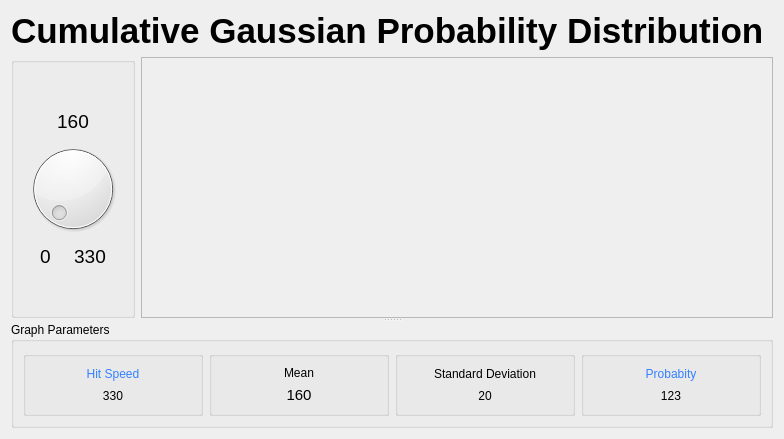
<?xml version="1.0" encoding="UTF-8"?>
<ui version="4.0">
 <class>Form</class>
 <widget class="QWidget" name="Form">
  <property name="sizePolicy">
   <sizepolicy hsizetype="Minimum" vsizetype="Minimum">
    <horstretch>250</horstretch>
    <verstretch>250</verstretch>
   </sizepolicy>
  </property>
  <property name="minimumSize">
   <size>
    <width>250</width>
    <height>250</height>
   </size>
  </property>
  <property name="windowTitle">
   <string>Form</string>
  </property>
  <property name="windowIcon">
   <iconset resource="../Pictures/C developer/Design.qrc">
    <normaloff>:/newPrefix/Downloads/istockphoto-1300314773-170667a-removebg-preview.png</normaloff>:/newPrefix/Downloads/istockphoto-1300314773-170667a-removebg-preview.png</iconset>
  </property>
  <layout class="QHBoxLayout" name="horizontalLayout">
   <item>
    <layout class="QVBoxLayout" name="verticalLayout_7">
     <item>
      <widget class="QLabel" name="label_3">
       <property name="sizePolicy">
        <sizepolicy hsizetype="Fixed" vsizetype="Fixed">
         <horstretch>0</horstretch>
         <verstretch>0</verstretch>
        </sizepolicy>
       </property>
       <property name="cursor">
        <cursorShape>ForbiddenCursor</cursorShape>
       </property>
       <property name="styleSheet">
        <string notr="true">font: 24pt &quot;Wide Latin&quot;;
font: 20pt &quot;Poor Richard&quot;;
</string>
       </property>
       <property name="text">
        <string>&lt;html&gt;&lt;head/&gt;&lt;body&gt;&lt;p align=&quot;center&quot;&gt;&lt;span style=&quot; font-size:26pt; font-weight:600;&quot;&gt;Cumulative Gaussian Probability Distribution &lt;/span&gt;&lt;/p&gt;&lt;/body&gt;&lt;/html&gt;</string>
       </property>
       <property name="alignment">
        <set>Qt::AlignHCenter|Qt::AlignTop</set>
       </property>
      </widget>
     </item>
     <item>
      <widget class="QSplitter" name="splitter">
       <property name="orientation">
        <enum>Qt::Vertical</enum>
       </property>
       <widget class="QWidget" name="">
        <layout class="QHBoxLayout" name="horizontalLayout_5">
         <item>
          <widget class="QGroupBox" name="groupBox">
           <property name="title">
            <string/>
           </property>
           <layout class="QVBoxLayout" name="verticalLayout_6">
            <item>
             <layout class="QVBoxLayout" name="verticalLayout_5">
              <item>
               <spacer name="verticalSpacer">
                <property name="orientation">
                 <enum>Qt::Vertical</enum>
                </property>
                <property name="sizeHint" stdset="0">
                 <size>
                  <width>20</width>
                  <height>40</height>
                 </size>
                </property>
               </spacer>
              </item>
              <item>
               <widget class="QLabel" name="Mean_Velocity">
                <property name="enabled">
                 <bool>true</bool>
                </property>
                <property name="sizePolicy">
                 <sizepolicy hsizetype="Fixed" vsizetype="Fixed">
                  <horstretch>0</horstretch>
                  <verstretch>0</verstretch>
                 </sizepolicy>
                </property>
                <property name="maximumSize">
                 <size>
                  <width>16777213</width>
                  <height>16777215</height>
                 </size>
                </property>
                <property name="cursor">
                 <cursorShape>ForbiddenCursor</cursorShape>
                </property>
                <property name="focusPolicy">
                 <enum>Qt::TabFocus</enum>
                </property>
                <property name="styleSheet">
                 <string notr="true">font: 63 12pt &quot;Segoe UI Semibold&quot;;</string>
                </property>
                <property name="frameShape">
                 <enum>QFrame::NoFrame</enum>
                </property>
                <property name="midLineWidth">
                 <number>2</number>
                </property>
                <property name="text">
                 <string>&lt;html&gt;&lt;head/&gt;&lt;body&gt;&lt;p align=&quot;center&quot;&gt;&lt;span style=&quot; font-size:14pt;&quot;&gt;160&lt;/span&gt;&lt;/p&gt;&lt;/body&gt;&lt;/html&gt;</string>
                </property>
                <property name="alignment">
                 <set>Qt::AlignBottom|Qt::AlignHCenter</set>
                </property>
               </widget>
              </item>
              <item>
               <widget class="QDial" name="Dial">
                <property name="sizePolicy">
                 <sizepolicy hsizetype="Minimum" vsizetype="Fixed">
                  <horstretch>0</horstretch>
                  <verstretch>0</verstretch>
                 </sizepolicy>
                </property>
                <property name="cursor">
                 <cursorShape>ClosedHandCursor</cursorShape>
                </property>
                <property name="styleSheet">
                 <string notr="true">
color: rgb(85, 0, 255);</string>
                </property>
               </widget>
              </item>
              <item>
               <layout class="QHBoxLayout" name="horizontalLayout_4">
                <item>
                 <widget class="QLabel" name="Initial_Velocity">
                  <property name="sizePolicy">
                   <sizepolicy hsizetype="Fixed" vsizetype="Preferred">
                    <horstretch>0</horstretch>
                    <verstretch>0</verstretch>
                   </sizepolicy>
                  </property>
                  <property name="cursor">
                   <cursorShape>ForbiddenCursor</cursorShape>
                  </property>
                  <property name="whatsThis">
                   <string>&lt;html&gt;&lt;head/&gt;&lt;body&gt;&lt;p align=&quot;right&quot;&gt;&lt;br/&gt;&lt;/p&gt;&lt;/body&gt;&lt;/html&gt;</string>
                  </property>
                  <property name="styleSheet">
                   <string notr="true">font: 63 12pt &quot;Segoe UI Semibold&quot;;</string>
                  </property>
                  <property name="text">
                   <string>&lt;html&gt;&lt;head/&gt;&lt;body&gt;&lt;p align=&quot;center&quot;&gt;&lt;span style=&quot; font-size:14pt;&quot;&gt;0&lt;/span&gt;&lt;/p&gt;&lt;/body&gt;&lt;/html&gt;</string>
                  </property>
                  <property name="alignment">
                   <set>Qt::AlignLeading|Qt::AlignLeft|Qt::AlignTop</set>
                  </property>
                 </widget>
                </item>
                <item>
                 <widget class="QLabel" name="Final_Velocity_330">
                  <property name="sizePolicy">
                   <sizepolicy hsizetype="Fixed" vsizetype="Preferred">
                    <horstretch>0</horstretch>
                    <verstretch>0</verstretch>
                   </sizepolicy>
                  </property>
                  <property name="cursor">
                   <cursorShape>ForbiddenCursor</cursorShape>
                  </property>
                  <property name="whatsThis">
                   <string>&lt;html&gt;&lt;head/&gt;&lt;body&gt;&lt;p align=&quot;right&quot;&gt;0&lt;/p&gt;&lt;/body&gt;&lt;/html&gt;</string>
                  </property>
                  <property name="styleSheet">
                   <string notr="true">font: 63 12pt &quot;Segoe UI Semibold&quot;;
</string>
                  </property>
                  <property name="text">
                   <string>&lt;html&gt;&lt;head/&gt;&lt;body&gt;&lt;p align=&quot;center&quot;&gt;&lt;span style=&quot; font-size:14pt;&quot;&gt;330&lt;/span&gt;&lt;/p&gt;&lt;/body&gt;&lt;/html&gt;</string>
                  </property>
                  <property name="scaledContents">
                   <bool>false</bool>
                  </property>
                  <property name="alignment">
                   <set>Qt::AlignLeading|Qt::AlignLeft|Qt::AlignTop</set>
                  </property>
                  <property name="wordWrap">
                   <bool>false</bool>
                  </property>
                 </widget>
                </item>
               </layout>
              </item>
              <item>
               <spacer name="verticalSpacer_2">
                <property name="orientation">
                 <enum>Qt::Vertical</enum>
                </property>
                <property name="sizeHint" stdset="0">
                 <size>
                  <width>20</width>
                  <height>40</height>
                 </size>
                </property>
               </spacer>
              </item>
             </layout>
            </item>
           </layout>
          </widget>
         </item>
         <item>
          <widget class="QGraphicsView" name="graphicsView">
           <property name="enabled">
            <bool>false</bool>
           </property>
           <property name="sizePolicy">
            <sizepolicy hsizetype="MinimumExpanding" vsizetype="Fixed">
             <horstretch>200</horstretch>
             <verstretch>200</verstretch>
            </sizepolicy>
           </property>
           <property name="minimumSize">
            <size>
             <width>200</width>
             <height>200</height>
            </size>
           </property>
           <property name="maximumSize">
            <size>
             <width>16777215</width>
             <height>16777213</height>
            </size>
           </property>
           <property name="sizeIncrement">
            <size>
             <width>0</width>
             <height>0</height>
            </size>
           </property>
           <property name="cursor" stdset="0">
            <cursorShape>ArrowCursor</cursorShape>
           </property>
           <property name="layoutDirection">
            <enum>Qt::LeftToRight</enum>
           </property>
           <property name="autoFillBackground">
            <bool>false</bool>
           </property>
           <property name="alignment">
            <set>Qt::AlignCenter</set>
           </property>
           <property name="renderHints">
            <set>QPainter::TextAntialiasing</set>
           </property>
           <property name="viewportUpdateMode">
            <enum>QGraphicsView::FullViewportUpdate</enum>
           </property>
          </widget>
         </item>
        </layout>
       </widget>
       <widget class="QGroupBox" name="Parameters_GroupBox">
        <property name="styleSheet">
         <string notr="true">font: 25pt &quot;Playbill&quot;;
font: 63 12pt &quot;Segoe UI Semibold&quot;;</string>
        </property>
        <property name="title">
         <string>Graph Parameters</string>
        </property>
        <layout class="QHBoxLayout" name="horizontalLayout_3">
         <item>
          <widget class="QGroupBox" name="groupBox_5">
           <property name="title">
            <string/>
           </property>
           <layout class="QVBoxLayout" name="verticalLayout_12">
            <item>
             <layout class="QHBoxLayout" name="horizontalLayout_2">
              <item>
               <layout class="QVBoxLayout" name="verticalLayout_3">
                <item>
                 <widget class="QLabel" name="label_6">
                  <property name="styleSheet">
                   <string notr="true">font: 63 12pt &quot;Segoe UI Semibold&quot;;
color: rgb(51, 128, 255);
</string>
                  </property>
                  <property name="text">
                   <string>&lt;html&gt;&lt;head/&gt;&lt;body&gt;&lt;p align=&quot;center&quot;&gt;Hit Speed&lt;/p&gt;&lt;/body&gt;&lt;/html&gt;</string>
                  </property>
                 </widget>
                </item>
                <item>
                 <widget class="QLabel" name="label_7">
                  <property name="cursor">
                   <cursorShape>ForbiddenCursor</cursorShape>
                  </property>
                  <property name="styleSheet">
                   <string notr="true">font: 63 12pt &quot;Segoe UI Semibold&quot;;</string>
                  </property>
                  <property name="text">
                   <string>&lt;html&gt;&lt;head/&gt;&lt;body&gt;&lt;p align=&quot;center&quot;&gt;330&lt;/p&gt;&lt;/body&gt;&lt;/html&gt;</string>
                  </property>
                 </widget>
                </item>
               </layout>
              </item>
             </layout>
            </item>
           </layout>
          </widget>
         </item>
         <item>
          <widget class="QGroupBox" name="groupBox_4">
           <property name="title">
            <string/>
           </property>
           <layout class="QVBoxLayout" name="verticalLayout_11">
            <item>
             <layout class="QVBoxLayout" name="verticalLayout">
              <item>
               <widget class="QLabel" name="label">
                <property name="styleSheet">
                 <string notr="true">font: 63 12pt &quot;Segoe UI Semibold&quot;;</string>
                </property>
                <property name="text">
                 <string>&lt;html&gt;&lt;head/&gt;&lt;body&gt;&lt;p align=&quot;center&quot;&gt;Mean&lt;/p&gt;&lt;/body&gt;&lt;/html&gt;</string>
                </property>
               </widget>
              </item>
              <item>
               <widget class="QLabel" name="Mean_Value">
                <property name="cursor">
                 <cursorShape>ForbiddenCursor</cursorShape>
                </property>
                <property name="styleSheet">
                 <string notr="true">font: 63 12pt &quot;Segoe UI Semibold&quot;;</string>
                </property>
                <property name="text">
                 <string>&lt;html&gt;&lt;head/&gt;&lt;body&gt;&lt;p align=&quot;center&quot;&gt;&lt;span style=&quot; font-size:11pt;&quot;&gt;160&lt;/span&gt;&lt;/p&gt;&lt;/body&gt;&lt;/html&gt;</string>
                </property>
               </widget>
              </item>
             </layout>
            </item>
           </layout>
          </widget>
         </item>
         <item>
          <widget class="QGroupBox" name="groupBox_2">
           <property name="title">
            <string/>
           </property>
           <layout class="QVBoxLayout" name="verticalLayout_9">
            <item>
             <layout class="QVBoxLayout" name="verticalLayout_2">
              <item>
               <widget class="QLabel" name="label_4">
                <property name="styleSheet">
                 <string notr="true">font: 63 12pt &quot;Segoe UI Semibold&quot;;</string>
                </property>
                <property name="text">
                 <string>&lt;html&gt;&lt;head/&gt;&lt;body&gt;&lt;p align=&quot;center&quot;&gt;Standard Deviation&lt;/p&gt;&lt;/body&gt;&lt;/html&gt;</string>
                </property>
               </widget>
              </item>
              <item>
               <widget class="QLabel" name="label_5">
                <property name="cursor">
                 <cursorShape>ForbiddenCursor</cursorShape>
                </property>
                <property name="styleSheet">
                 <string notr="true">font: 63 12pt &quot;Segoe UI Semibold&quot;;</string>
                </property>
                <property name="text">
                 <string>&lt;html&gt;&lt;head/&gt;&lt;body&gt;&lt;p align=&quot;center&quot;&gt;20&lt;/p&gt;&lt;/body&gt;&lt;/html&gt;</string>
                </property>
               </widget>
              </item>
             </layout>
            </item>
           </layout>
          </widget>
         </item>
         <item>
          <widget class="QGroupBox" name="groupBox_3">
           <property name="title">
            <string/>
           </property>
           <layout class="QVBoxLayout" name="verticalLayout_10">
            <item>
             <layout class="QVBoxLayout" name="verticalLayout_4">
              <item>
               <widget class="QLabel" name="Probability">
                <property name="styleSheet">
                 <string notr="true">font: 63 12pt &quot;Segoe UI Semibold&quot;;
color: rgb(51, 128, 255);</string>
                </property>
                <property name="text">
                 <string>&lt;html&gt;&lt;head/&gt;&lt;body&gt;&lt;p align=&quot;center&quot;&gt;Probabity&lt;/p&gt;&lt;/body&gt;&lt;/html&gt;</string>
                </property>
               </widget>
              </item>
              <item>
               <widget class="QLabel" name="Probability_Value">
                <property name="cursor">
                 <cursorShape>ForbiddenCursor</cursorShape>
                </property>
                <property name="styleSheet">
                 <string notr="true">font: 63 12pt &quot;Segoe UI Semibold&quot;;</string>
                </property>
                <property name="text">
                 <string>&lt;html&gt;&lt;head/&gt;&lt;body&gt;&lt;p align=&quot;center&quot;&gt;123&lt;/p&gt;&lt;/body&gt;&lt;/html&gt;</string>
                </property>
               </widget>
              </item>
             </layout>
            </item>
           </layout>
          </widget>
         </item>
        </layout>
       </widget>
      </widget>
     </item>
    </layout>
   </item>
  </layout>
 </widget>
 <resources>
  <include location="../Pictures/C developer/Design.qrc"/>
 </resources>
 <connections/>
</ui>
